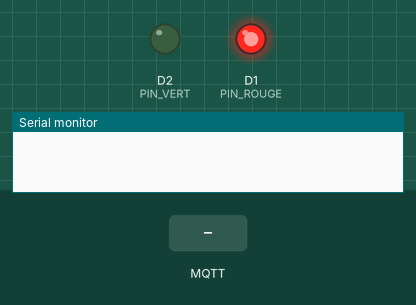
Bench run of a program on a simulated ESP8266 (NodeMCU). Parts: output pins drawn as LEDs (lit = HIGH), the last lines printed to the serial monitor. Dashed ring = blinking. Inputs (shaded band) come from the test bench. WiFi joins after 1.5 s; servers stay silent unless stated; no MQTT or app messages arrive unless stated.

Above: at 0.8 s.
At 2.6 s:
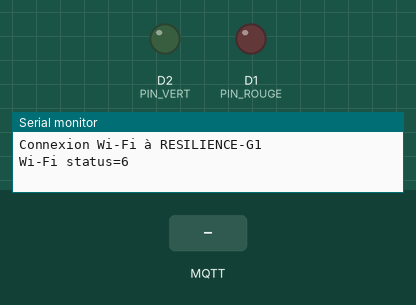
2.7 s: MQTT message "vert_clignotant" arrives on the first subscribed topic
At 3.2 s:
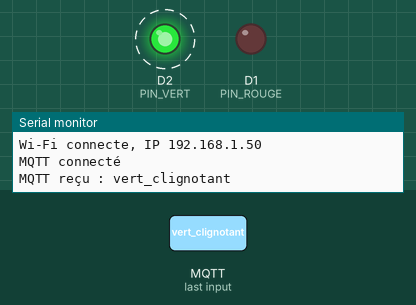
5.7 s: MQTT message "off" arrives on the first subscribed topic
Timing chart, 0 to 8.7 s (numbered marks = the images above; inputs shaded):
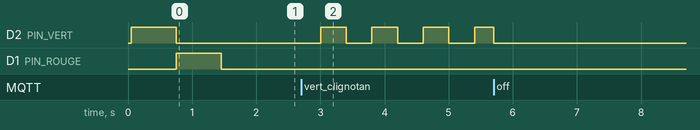

Measured:
- after the input at 2.7 s, D2 (PIN_VERT): alternates HIGH for 0.40 s and LOW for 0.40 s, starting after 0.30 s

The program:

main.cpp
```cpp
// RESILIENCE-ALPHA — firmware de la LED bicolore du back-office.
//
// Rôle : l'ESP8266 se connecte au Wi-Fi, s'abonne au canal MQTT de la LED, et
// allume la LED selon l'état reçu. Les 5 états viennent de la consigne :
//   - éteinte               (au repos)
//   - vert clignotant       (personne reconnue, pendant la saisie du mot de passe)
//   - vert fixe 30 s        (mot de passe validé)
//   - rouge fixe 30 s       (visage non reconnu)
//   - rouge clignote 10x    (mot de passe faux)
//
// Câblage (LED à cathode commune, la patte commune va à G) :
//   D1 ── résistance 220 Ω ── patte ROUGE
//   D2 ── résistance 220 Ω ── patte VERTE
//   G  ───────────────────── patte COMMUNE

#include <Arduino.h>
#include <ESP8266WiFi.h>
#include <PubSubClient.h>

// ============================ À CONFIGURER ============================
// Wi-Fi du point d'accès du groupe (à remplir le jour J).
static const char* WIFI_SSID     = "RESILIENCE-G1";
static const char* WIFI_PASSWORD = "A_REMPLIR";

// Broker MQTT = le PC Hôte, sur le point d'accès RESILIENCE-G1.
static const char* MQTT_HOST = "192.168.137.1";
static const uint16_t MQTT_PORT = 1883;
static const char* MQTT_USER = "";   // laisser "" si le broker n'a pas d'authentification
static const char* MQTT_PASS = "";

// Canaux MQTT.
static const char* TOPIC_LED    = "resilience/backoffice/led";         // on reçoit les états ici
static const char* TOPIC_STATUS = "resilience/backoffice/led/status";  // on publie en ligne / hors ligne

// Broches de la LED. Si les couleurs sont inversées une fois branché,
// il suffit d'échanger ces deux lignes.
static const uint8_t PIN_ROUGE = D1;
static const uint8_t PIN_VERT  = D2;

// Durées (millisecondes).
static const unsigned long DUREE_FIXE       = 30000;  // vert/rouge fixe : 30 s
static const unsigned long PERIODE_VERT     = 400;    // demi-période du clignotement vert
static const unsigned long PERIODE_ROUGE    = 250;    // demi-période du clignotement rouge
static const uint8_t       NB_CLIGN_ROUGE   = 10;     // rouge clignote 10 fois
// =====================================================================

enum LedState { ETEINTE, VERT_CLIGNOTANT, VERT_FIXE, ROUGE_FIXE, ROUGE_CLIGNOTE };

WiFiClient espClient;
PubSubClient mqtt(espClient);

LedState etat = ETEINTE;
unsigned long etatDebut = 0;      // millis() au début de l'état courant
unsigned long dernierToggle = 0;  // pour cadencer les clignotements
bool phaseAllumee = false;        // LED allumée ou non pendant un clignotement
uint8_t clignEffectues = 0;       // nombre de clignotements rouges déjà faits
unsigned long dernierEssaiMqtt = 0;
unsigned long dernierWifiLog = 0;
bool wifiEtaitConnecte = false;

// Cathode commune : une couleur est allumée quand sa broche est à HIGH.
void setLed(bool rouge, bool vert) {
  digitalWrite(PIN_ROUGE, rouge ? HIGH : LOW);
  digitalWrite(PIN_VERT,  vert  ? HIGH : LOW);
}

void changerEtat(LedState nouvel) {
  etat = nouvel;
  etatDebut = millis();
  dernierToggle = etatDebut;
  clignEffectues = 0;
  switch (etat) {
    case ETEINTE:         setLed(false, false); phaseAllumee = false; break;
    case VERT_FIXE:       setLed(false, true);  phaseAllumee = true;  break;
    case ROUGE_FIXE:      setLed(true,  false); phaseAllumee = true;  break;
    case VERT_CLIGNOTANT: setLed(false, true);  phaseAllumee = true;  break;
    case ROUGE_CLIGNOTE:  setLed(true,  false); phaseAllumee = true;  break;
  }
}

// Fait vivre l'état courant sans jamais bloquer (clignotements, extinctions).
void majLed() {
  unsigned long maintenant = millis();
  switch (etat) {
    case VERT_CLIGNOTANT:
      if (maintenant - dernierToggle >= PERIODE_VERT) {
        dernierToggle = maintenant;
        phaseAllumee = !phaseAllumee;
        setLed(false, phaseAllumee);
      }
      break;

    case VERT_FIXE:
    case ROUGE_FIXE:
      if (maintenant - etatDebut >= DUREE_FIXE) changerEtat(ETEINTE);
      break;

    case ROUGE_CLIGNOTE:
      if (maintenant - dernierToggle >= PERIODE_ROUGE) {
        dernierToggle = maintenant;
        phaseAllumee = !phaseAllumee;
        setLed(phaseAllumee, false);
        if (!phaseAllumee) {                 // une extinction = un clignotement terminé
          clignEffectues++;
          if (clignEffectues >= NB_CLIGN_ROUGE) changerEtat(ETEINTE);
        }
      }
      break;

    case ETEINTE:
    default:
      break;
  }
}

void appliquerCommande(const String& cmd) {
  if      (cmd == "off" || cmd == "eteinte") changerEtat(ETEINTE);
  else if (cmd == "vert_clignotant")         changerEtat(VERT_CLIGNOTANT);
  else if (cmd == "vert_fixe")               changerEtat(VERT_FIXE);
  else if (cmd == "rouge_fixe")              changerEtat(ROUGE_FIXE);
  else if (cmd == "rouge_clignote")          changerEtat(ROUGE_CLIGNOTE);
  // commande inconnue : ignorée
}

void onMessage(char* topic, byte* payload, unsigned int length) {
  String cmd;
  for (unsigned int i = 0; i < length; i++) cmd += (char)payload[i];
  cmd.trim();
  cmd.toLowerCase();
  Serial.println("MQTT reçu : " + cmd);
  appliquerCommande(cmd);
}

// Petit test visuel au démarrage : prouve que la LED et le câblage fonctionnent,
// même sans Wi-Fi ni MQTT. Vert, puis rouge, puis éteint.
void autotest() {
  setLed(false, true);  delay(700);
  setLed(true,  false); delay(700);
  setLed(false, false);
}

bool essayerMqtt() {
  String clientId = "esp8266-led-" + String(ESP.getChipId(), HEX);
  // Last Will : si l'ESP se déconnecte brutalement, le broker publie "hors_ligne".
  bool ok = (strlen(MQTT_USER) > 0)
    ? mqtt.connect(clientId.c_str(), MQTT_USER, MQTT_PASS, TOPIC_STATUS, 0, true, "hors_ligne")
    : mqtt.connect(clientId.c_str(), TOPIC_STATUS, 0, true, "hors_ligne");
  if (ok) {
    Serial.println("MQTT connecté");
    mqtt.publish(TOPIC_STATUS, "en_ligne", true);
    mqtt.subscribe(TOPIC_LED);
  } else {
    Serial.print("MQTT échec (code ");
    Serial.print(mqtt.state());
    Serial.println(")");
  }
  return ok;
}

void setup() {
  Serial.begin(115200);
  delay(50);
  pinMode(PIN_ROUGE, OUTPUT);
  pinMode(PIN_VERT, OUTPUT);
  setLed(false, false);

  autotest();  // confirmation visuelle immédiate

  WiFi.mode(WIFI_STA);
  WiFi.setAutoReconnect(true);
  WiFi.begin(WIFI_SSID, WIFI_PASSWORD);
  Serial.print("Connexion Wi-Fi à ");
  Serial.println(WIFI_SSID);

  mqtt.setServer(MQTT_HOST, MQTT_PORT);
  mqtt.setCallback(onMessage);
}

void loop() {
  majLed();  // la LED reste fluide quoi qu'il arrive

  if (WiFi.status() == WL_CONNECTED) {
    if (!wifiEtaitConnecte) {
      wifiEtaitConnecte = true;
      Serial.print("Wi-Fi connecte, IP ");
      Serial.println(WiFi.localIP());
    }
    if (!mqtt.connected()) {
      if (millis() - dernierEssaiMqtt > 2000) {
        dernierEssaiMqtt = millis();
        essayerMqtt();
      }
    } else {
      mqtt.loop();
    }
  } else {
    wifiEtaitConnecte = false;
    // Diagnostic : code d'état WiFi (1=SSID introuvable, 4=mauvais mot de passe, 6=en cours).
    if (millis() - dernierWifiLog > 2000) {
      dernierWifiLog = millis();
      Serial.print("Wi-Fi status=");
      Serial.println(WiFi.status());
    }
  }
}
```
